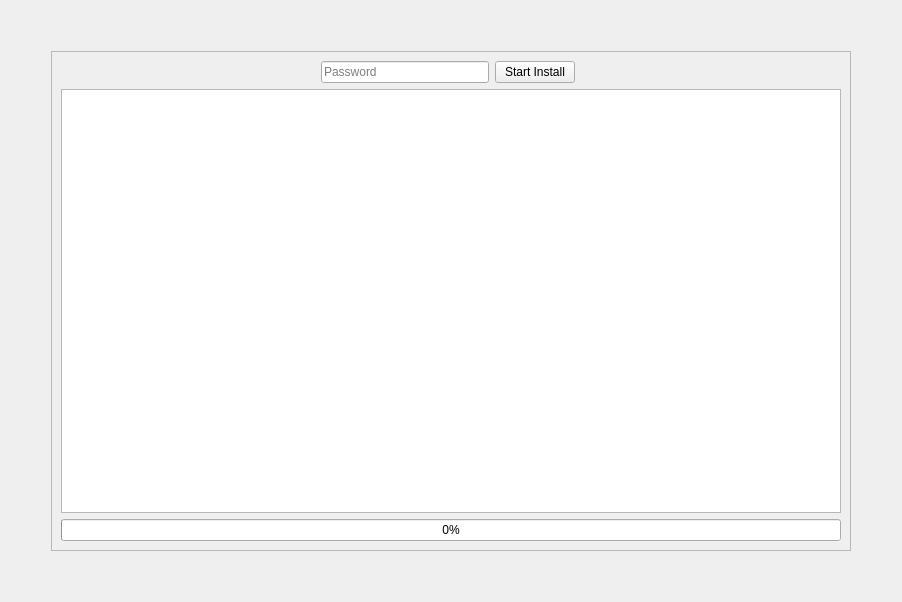
      <widget class="QWidget" name="install_tab">
       <layout class="QGridLayout" name="gridLayout_27">
        <item row="2" column="1">
         <spacer name="verticalSpacer_37">
          <property name="orientation">
           <enum>Qt::Vertical</enum>
          </property>
          <property name="sizeHint" stdset="0">
           <size>
            <width>20</width>
            <height>40</height>
           </size>
          </property>
         </spacer>
        </item>
        <item row="1" column="0">
         <spacer name="horizontalSpacer_45">
          <property name="orientation">
           <enum>Qt::Horizontal</enum>
          </property>
          <property name="sizeHint" stdset="0">
           <size>
            <width>40</width>
            <height>20</height>
           </size>
          </property>
         </spacer>
        </item>
        <item row="0" column="1">
         <spacer name="verticalSpacer_36">
          <property name="orientation">
           <enum>Qt::Vertical</enum>
          </property>
          <property name="sizeHint" stdset="0">
           <size>
            <width>20</width>
            <height>40</height>
           </size>
          </property>
         </spacer>
        </item>
        <item row="1" column="2">
         <spacer name="horizontalSpacer_46">
          <property name="orientation">
           <enum>Qt::Horizontal</enum>
          </property>
          <property name="sizeHint" stdset="0">
           <size>
            <width>40</width>
            <height>20</height>
           </size>
          </property>
         </spacer>
        </item>
        <item row="1" column="1">
         <widget class="QFrame" name="install_frame">
          <property name="minimumSize">
           <size>
            <width>800</width>
            <height>500</height>
           </size>
          </property>
          <property name="frameShape">
           <enum>QFrame::StyledPanel</enum>
          </property>
          <property name="frameShadow">
           <enum>QFrame::Raised</enum>
          </property>
          <layout class="QGridLayout" name="gridLayout_9">
           <item row="2" column="0" colspan="4">
            <layout class="QGridLayout" name="gridLayout_6">
             <item row="2" column="0">
              <widget class="QProgressBar" name="install_progressBar">
               <property name="value">
                <number>0</number>
               </property>
              </widget>
             </item>
             <item row="0" column="0">
              <widget class="QTextBrowser" name="install_progress_textBrowser"/>
             </item>
            </layout>
           </item>
           <item row="1" column="0">
            <spacer name="horizontalSpacer_53">
             <property name="orientation">
              <enum>Qt::Horizontal</enum>
             </property>
             <property name="sizeHint" stdset="0">
              <size>
               <width>40</width>
               <height>20</height>
              </size>
             </property>
            </spacer>
           </item>
           <item row="1" column="1">
            <layout class="QGridLayout" name="gridLayout_12">
             <item row="1" column="0">
              <widget class="QLineEdit" name="sudo_password_lineEdit">
               <property name="echoMode">
                <enum>QLineEdit::Password</enum>
               </property>
               <property name="placeholderText">
                <string>Password</string>
               </property>
              </widget>
             </item>
             <item row="1" column="1">
              <widget class="QPushButton" name="start_install_button">
               <property name="minimumSize">
                <size>
                 <width>0</width>
                 <height>0</height>
                </size>
               </property>
               <property name="maximumSize">
                <size>
                 <width>16777215</width>
                 <height>16777215</height>
                </size>
               </property>
               <property name="text">
                <string>Start Install</string>
               </property>
              </widget>
             </item>
            </layout>
           </item>
           <item row="1" column="2">
            <spacer name="horizontalSpacer_54">
             <property name="orientation">
              <enum>Qt::Horizontal</enum>
             </property>
             <property name="sizeHint" stdset="0">
              <size>
               <width>40</width>
               <height>20</height>
              </size>
             </property>
            </spacer>
           </item>
          </layout>
         </widget>
        </item>
       </layout>
      </widget>
